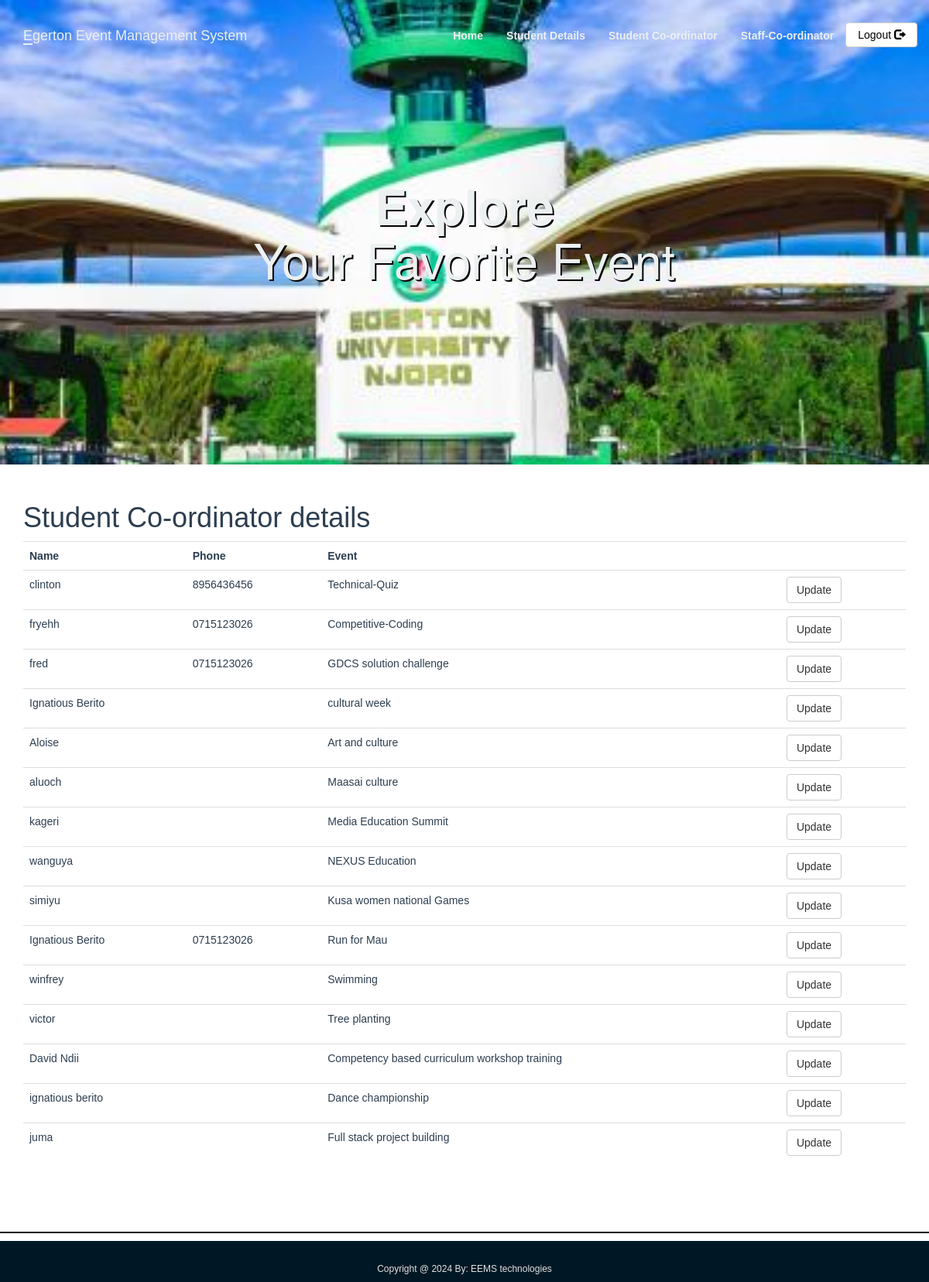
Screenshot of /Stu_cordinator.php with the database file from the repository.
### tables this page shows
CREATE TABLE `student_coordinator` (
  `sid` int(11) NOT NULL,
  `st_name` varchar(100) NOT NULL,
  `phone` varchar(10) DEFAULT NULL,
  `event_id` int(11) DEFAULT NULL
);

CREATE TABLE `events` (
  `event_id` int(11) NOT NULL,
  `event_title` varchar(50) NOT NULL,
  `participents` int(100) DEFAULT 0,
  `img_link` text DEFAULT NULL,
  `type_id` int(11) DEFAULT NULL
);

### Stu_cordinator.php (the view, shortened to what this page needs)
<?php
include_once 'classes/db1.php';
$result = mysqli_query($conn,"SELECT * FROM student_coordinator s ,events e where e.event_id= s.event_id");
?>
<!DOCTYPE html>
<html>
<head>
        <?php require 'utils/styles.php'; ?>
    </head>
<body><?php include 'utils/adminHeader.php'?>
<div class = "content">
<div class = "container">
<h1>Student Co-ordinator details</h1>
<?php
if (mysqli_num_rows($result) > 0) {
?>
 <table class="table table-hover" >
  <tr>
    <th>Name</th>
    <th>Phone</th>
    <th>Event</th>
    <th></th>
  </tr>
<?php
while($row = mysqli_fetch_array($result)) {
?>
<tr>
    <td><?php echo $row["st_name"]; ?></td>
    <td><?php echo $row["phone"]; ?></td>
    <td><?php echo $row["event_title"]; ?></td>
    <td> <?php echo '<a  href="updateStudent.php?id='.$row['event_id'].'" class = "btn btn-default"> Update</a>'?></td>
</tr>
<?php
}
?>
</table>
 <?php
}
else{
    echo "No result found";
}
?>
</div>
</div>
 </body>
 <?php include 'utils/footer.php';?>
</html>

### css/style.css (style rules this page uses)
body { overflow-x: hidden; }
.content { font-family: Arial, Helvetica, sans-serif; color: #2C3E50; }

### rows the page displays
student_coordinator: st_name "clinton", phone "8956436456", event.event_title "Technical-Quiz"
student_coordinator: st_name "fryehh", phone "0715123026", event.event_title "Competitive-Coding"
student_coordinator: st_name "fred", phone "0715123026", event.event_title "GDCS solution challenge"
student_coordinator: st_name "Ignatious Berito", event.event_title "cultural week"
student_coordinator: st_name "Aloise", event.event_title "Art and culture"
student_coordinator: st_name "aluoch", event.event_title "Maasai culture"
student_coordinator: st_name "kageri", event.event_title "Media Education Summit"
student_coordinator: st_name "wanguya", event.event_title "NEXUS Education"
student_coordinator: st_name "simiyu", event.event_title "Kusa women national Games"
student_coordinator: st_name "Ignatious Berito", phone "0715123026", event.event_title "Run for Mau"
student_coordinator: st_name "winfrey", event.event_title "Swimming"
student_coordinator: st_name "victor", event.event_title "Tree planting"
student_coordinator: st_name "David Ndii", event.event_title "Competency based curriculum workshop training"
student_coordinator: st_name "ignatious berito", event.event_title "Dance championship"
student_coordinator: st_name "juma", event.event_title "Full stack project building"
